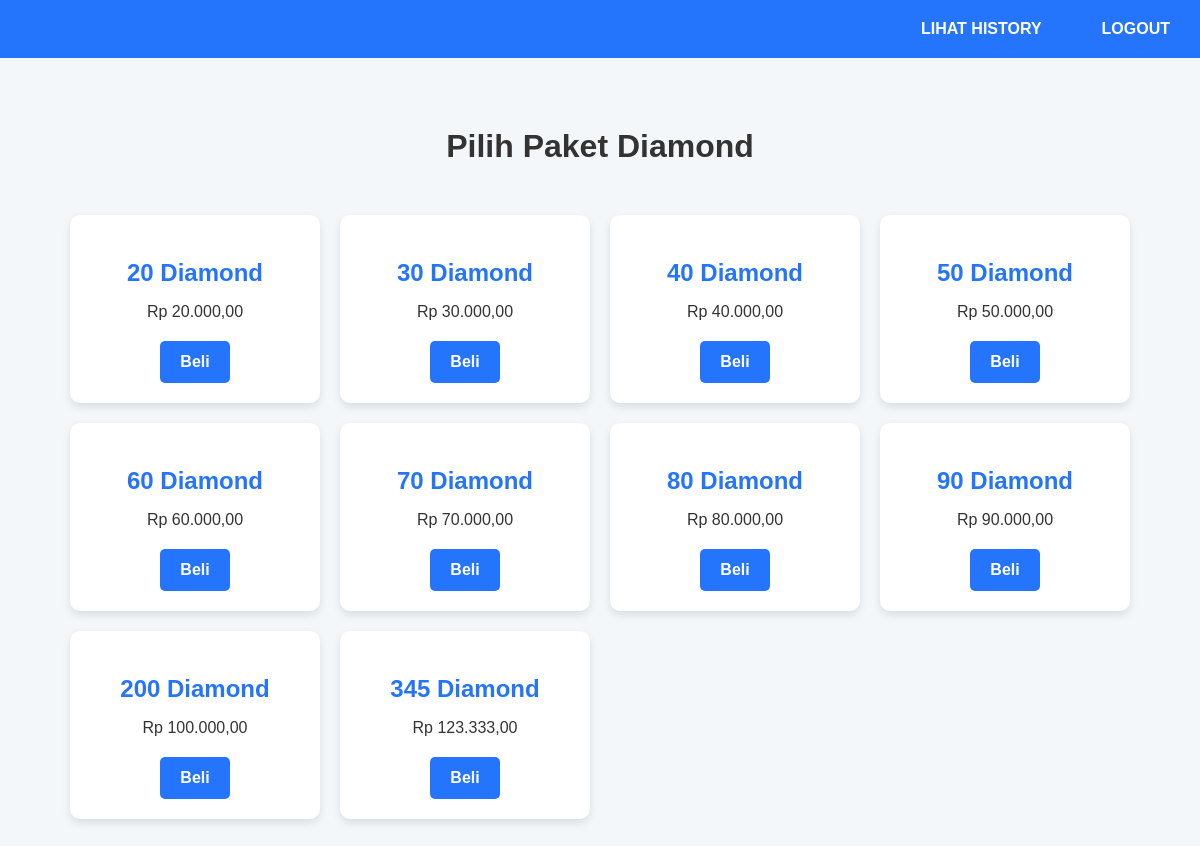
/user.php (signed in), run on the app's committed database.
### tables this page shows
CREATE TABLE `ml_diamond` (
  `id_diamond` int(11) NOT NULL,
  `jumlah_diamond` int(11) NOT NULL,
  `harga` decimal(10,2) NOT NULL
);

### user.php (the view, shortened to what this page needs)
<?php
include 'koneksi.php';
?>
<!DOCTYPE html>
<html lang="id">
<head>
</head>
<body>
<div class="navbar">
    <a href="history.php">Lihat History</a>
    <a href="?logout=true">Logout</a>
</div>
<h2>Pilih Paket Diamond</h2>
<div class="diamond-cards">
    <?php
    $stmt = $conn->query("SELECT * FROM ML_diamond");
    while ($row = $stmt->fetch_assoc()) {
        ?>
        <form method="POST" action="" class="diamond-card">
            <div class="card">
                <div class="card-content">
                    <h3><?php echo $row['jumlah_diamond']; ?> Diamond</h3>
                    <p>Rp <?php echo number_format($row['harga'], 2, ',', '.'); ?></p>
                    <button type="submit" class="btn-beli">Beli</button>
                </div>
            </div>
        </form>
        <?php
    }
    ?>
</div>
</body>
</html>

### user.php (style rules this page uses)
body { font-family: Arial, sans-serif; background-color: #f4f7fa; margin: 0; padding: 0; display: flex; flex-direction: column; justify-content: center; align-items: center; min-height: 100vh; padding-top: 60px; }
h2 { text-align: center; font-size: 2rem; margin-bottom: 20px; color: #333; }
.navbar { width: 100%; background-color: #2575fc; padding: 10px 0; color: white; position: fixed; top: 0; left: 0; z-index: 1000; display: flex; justify-content: flex-end; }
.navbar a { color: white; padding: 10px 20px; text-decoration: none; font-size: 1rem; margin: 0 10px; font-weight: bold; text-transform: uppercase; transition: background-color 0.3s ease; }
.diamond-cards { display: grid; grid-template-columns: repeat(auto-fill, minmax(250px, 1fr)); gap: 20px; max-width: 1200px; margin-top: 30px; }
.diamond-card { display: flex; justify-content: center; }
.card { background-color: #fff; border-radius: 10px; box-shadow: 0 4px 8px rgba(0, 0, 0, 0.1); overflow: hidden; transition: transform 0.3s ease; width: 100%; max-width: 280px; text-align: center; }
.card-content { padding: 20px; }
.card-content h3 { font-size: 1.5rem; font-weight: 600; margin-bottom: 10px; color: #2575fc; }
.card-content p { font-size: 1rem; color: #333; margin-bottom: 20px; font-weight: 500; }
.card .btn-beli { background-color: #2575fc; border: none; color: white; font-weight: bold; padding: 12px 20px; font-size: 1rem; border-radius: 5px; cursor: pointer; transition: background-color 0.3s ease; }

### data on the page
ml_diamond: jumlah_diamond "20", harga "20.000,00"
ml_diamond: jumlah_diamond "30", harga "30.000,00"
ml_diamond: jumlah_diamond "40", harga "40.000,00"
ml_diamond: jumlah_diamond "50", harga "50.000,00"
ml_diamond: jumlah_diamond "60", harga "60.000,00"
ml_diamond: jumlah_diamond "70", harga "70.000,00"
ml_diamond: jumlah_diamond "80", harga "80.000,00"
ml_diamond: jumlah_diamond "90", harga "90.000,00"
ml_diamond: jumlah_diamond "200", harga "100.000,00"
ml_diamond: jumlah_diamond "345", harga "123.333,00"
